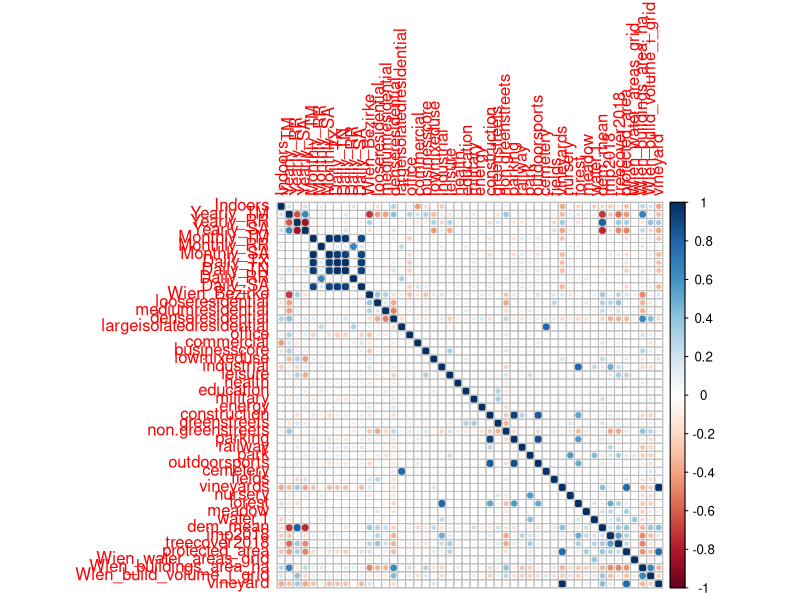
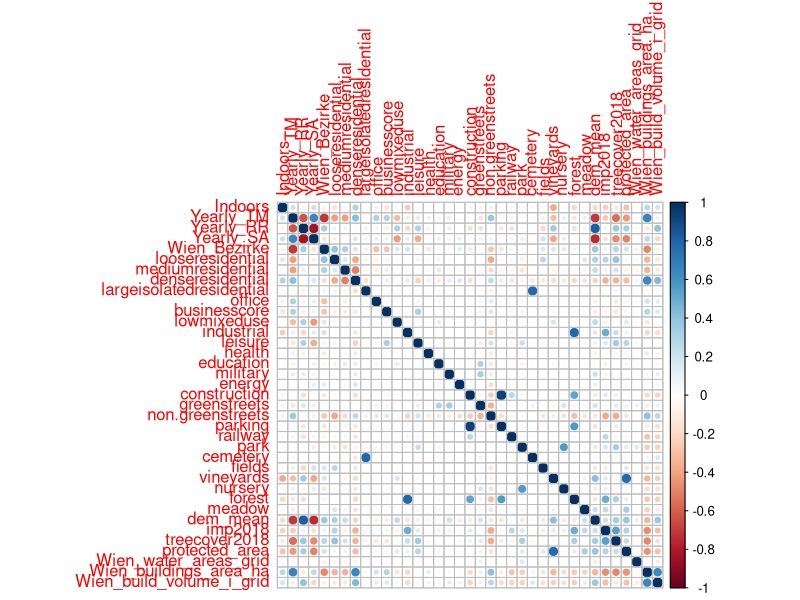
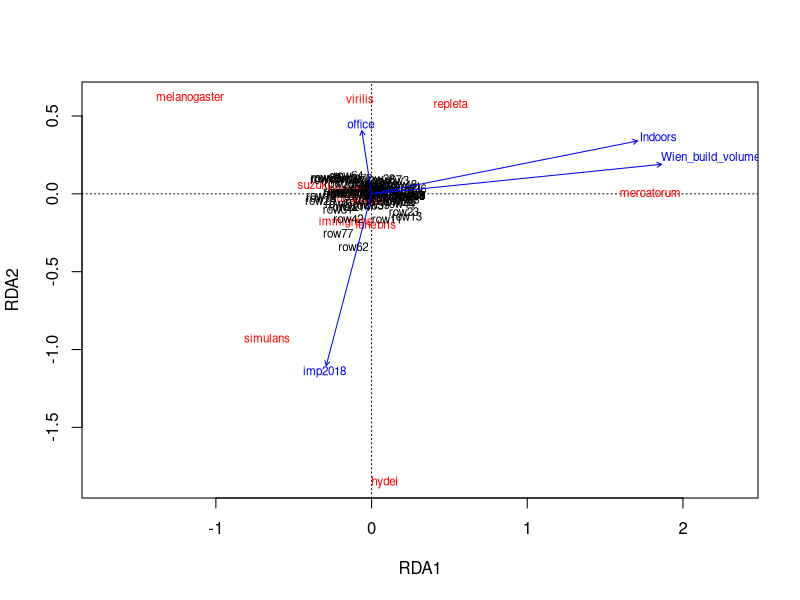

Reproduce these figures in R, in order.
# RDA Analysis for Vienna Full Collapsed Dataset
# Author: Martin Kapun
#
# This script performs Redundancy Analysis (RDA) on the Vienna dataset.
# It includes data loading, cleaning, variable selection, multicollinearity checks,
# Hellinger transformation, RDA modeling, and result visualization.

# --- Load Required Libraries ---
library(tidyverse)
library(vegan) # For RDA and ecological analysis
library(corrplot) # For correlation matrix visualization

# --- Set Working Directory ---
args <- commandArgs(trailingOnly = TRUE)
if (length(args) == 0) {
    WD <- getwd()
} else {
    WD <- args[1]
}
setwd(WD)
setwd("D:/GitHub/UrbanDrosophilaEcology")

# --- Create Results Directory ---
dir.create("results/RDA_Vienna_full_collapsed", showWarnings = FALSE, recursive = TRUE)

# --- Load and Prepare Data ---
DATA <- read.csv("data/Samples_inca_spartacus_vienna_clean_final.csv", header = TRUE)

# Remove rows with missing values
DATA.Vienna <- na.omit(DATA)

# --- Environmental Variables: Selection and Aggregation ---
# Select relevant columns and aggregate by ParticipantId and Indoors
DATA.env.Vienna <- DATA.Vienna %>%
    dplyr::select(2, 20, 29:ncol(DATA.Vienna)) %>%
    group_by(ParticipantId, Indoors) %>%
    summarise(across(everything(), mean, na.rm = TRUE), .groups = "drop") %>%
    dplyr::select(-ParticipantId)

# Remove columns with only zeros
DATA.env.Vienna <- DATA.env.Vienna[, colSums(DATA.env.Vienna) != 0]

# --- Multicollinearity Check: Correlation Matrix ---
cor_matrix <- cor(DATA.env.Vienna, use = "complete.obs")

# Visualize the full correlation matrix
pdf("results/RDA_Vienna_full_collapsed/Corrplot_full.pdf", width = 20, height = 20)
corrplot(cor_matrix, method = "circle")
dev.off()

# --- Remove Redundant Variables (based on correlation or prior knowledge) ---
DATA.env.Vienna <- DATA.env.Vienna %>%
    dplyr::select(
        -Monthly_TM,
        -Monthly_RR,
        -Monthly_SA,
        -Daily_TN,
        -Daily_TX,
        -Daily_RR,
        -Daily_SA,
        -outdoorsports,
        -vineyard,
        -water.1,
        -commercial
    )

# Re-calculate and visualize the reduced correlation matrix
cor_matrix <- cor(DATA.env.Vienna, use = "complete.obs")
pdf("results/RDA_Vienna_full_collapsed/Corrplot_reduced.pdf", width = 20, height = 20)
corrplot(cor_matrix, method = "circle")
dev.off()

# --- Scale Environmental Variables ---
DATA.env_scaled.Vienna <- scale(DATA.env.Vienna)

# --- Extract Coordinates and Dates (if needed for further analysis) ---
DATA.coord.Vienna <- DATA.Vienna[, 5:6]
DATA.date.Vienna <- DATA.Vienna[, 4]

# --- Species Data Preparation and Hellinger Transformation ---
# Aggregate species counts by ParticipantId and Indoors
DATA.spec.Vienna <- DATA.Vienna %>%
    dplyr::select(2, 7:20) %>%
    group_by(ParticipantId, Indoors) %>%
    summarise(across(everything(), mean, na.rm = TRUE), .groups = "drop") %>%
    dplyr::select(-ParticipantId, -Indoors)

# Replace NAs with zeros
DATA.spec.Vienna[is.na(DATA.spec.Vienna)] <- 0

# Apply Hellinger transformation
DATA.spec.Vienna.hell <- decostand(DATA.spec.Vienna, method = "hellinger")

# --- Redundancy Analysis (RDA) ---
# Full model with all environmental variables
rda_result.Vienna <- rda(DATA.spec.Vienna.hell ~ ., data = as.data.frame(DATA.env.Vienna))

# Null model (intercept only)
rda_result.0.Vienna <- rda(DATA.spec.Vienna.hell ~ 1, data = as.data.frame(DATA.env.Vienna))

# Forward selection of variables using ordiR2step
rda_result.osR2.Vienna <- ordiR2step(
    rda_result.0.Vienna,
    scope = formula(rda_result.Vienna),
    direction = "forward",
    permutations = 99999
)

# --- Output RDA Results ---
sink("results/RDA_Vienna_full_collapsed/stats.txt")
summary(rda_result.osR2.Vienna)
anova.cca(rda_result.osR2.Vienna, step = 1000)
anova.cca(rda_result.osR2.Vienna, step = 10000, by = "term")
RsquareAdj(rda_result.osR2.Vienna)
sink()

# --- RDA Ordination Plot ---
pdf("results/RDA_Vienna_full_collapsed/Ordiplot.pdf", width = 8, height = 6)
ordiplot(rda_result.osR2.Vienna, scaling = 1, type = "text")
dev.off()
